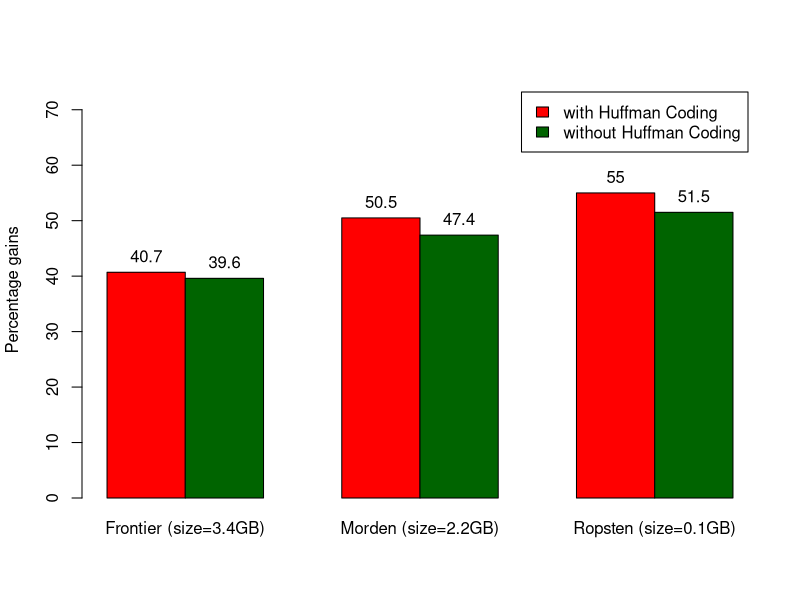

The R source for this figure:
# Grouped Bar Plot
x <-c("Frontier (size=3.4GB)", "Morden (size=2.2GB)", "Ropsten (size=0.1GB)")
y1 <- c(40.7, 50.5, 55.0)
y2<-c(39.6, 47.4, 51.5)
data<-data.frame(row.names=x,y1,y2)
bp<-barplot(t(as.matrix(data)), ylim=c(0, 75), 
            names.arg=x, ylab="Percentage gains", col=c("red","dark green"),
            legend = c("with Huffman Coding", "without Huffman Coding"), beside=TRUE)
text(bp, round(t(as.matrix(data)),1), round(t(as.matrix(data)), 1),cex=1,pos=3) 
